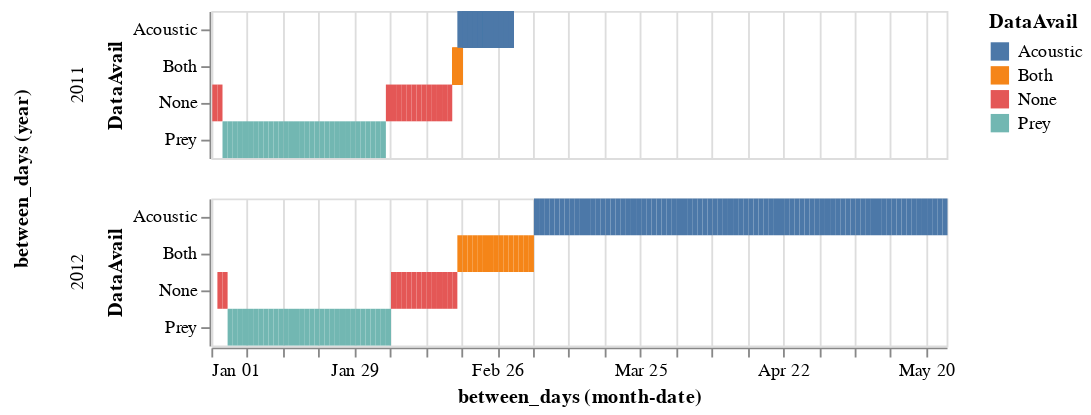

The code cell stored with this chart in its notebook:
### Code cell
# plot of available months and years of data
alt.Chart(CCB_fake).mark_rect().encode(
    y = alt.Y('DataAvail:N'),
    x = alt.X('between_days:T', timeUnit = 'monthdate'),
    color = 'DataAvail:N'
).facet(
    row = 'year(between_days)'
)

### Figure 1 — Vega-Lite specification as saved in the notebook (floating-point values rounded to 4 significant figures; data arrays with more than 128 entries replaced by an {"elided": "..."} marker saying what was removed)
{"config": {"view": {"continuousWidth": 400, "continuousHeight": 300}}, "data": {"name": "data-668ca22b7d62a93f729130cf0f88c7a8"}, "facet": {"row": {"type": "temporal", "field": "between_days", "timeUnit": "year"}}, "spec": {"mark": "rect", "encoding": {"color": {"type": "nominal", "field": "DataAvail"}, "x": {"type": "temporal", "field": "between_days", "timeUnit": "monthdate"}, "y": {"type": "nominal", "field": "DataAvail"}}}, "$schema": "https://vega.github.io/schema/vega-lite/v4.8.1.json", "datasets": {"data-668ca22b7d62a93f729130cf0f88c7a8": {"elided": "286 records"}}}
